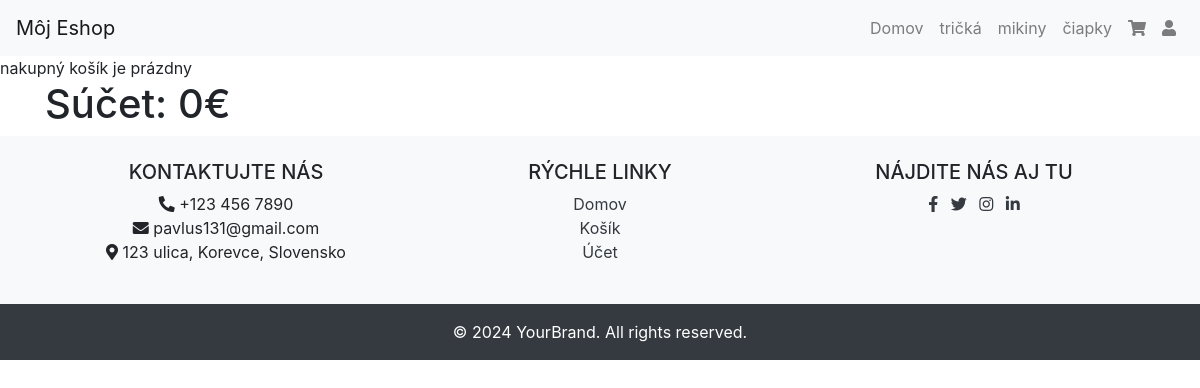
The app's page /kosik.php with its own data.
### tables this page shows
CREATE TABLE `kategorie` (
  `kategoria_ID` int(6) NOT NULL,
  `názov_kategórie` varchar(255) NOT NULL
);

### komponenty/menu.php (the view, shortened to what this page needs)
<?php
include_once(dirname(__FILE__) ."/../config.php");
$sqlmenu= "SELECT * FROM `kategorie`";
$resultmenu = mysqli_query($db, $sqlmenu);
while ($kategoria=mysqli_fetch_assoc($resultmenu)) {
    ?>
    <li class="nav-item">
        <a class="nav-link" href="/eshop/kategoria.php?id=<?php echo $kategoria["kategoria_ID"] ?>"><?php echo $kategoria["názov_kategórie"]; ?> </a>
    </li>
    <?php
}
?>

### records on screen
kategorie: názov_kategórie "tričká"
kategorie: názov_kategórie "mikiny"
kategorie: názov_kategórie "čiapky"

### other values on screen
$celkom_zaprodukty "0"
